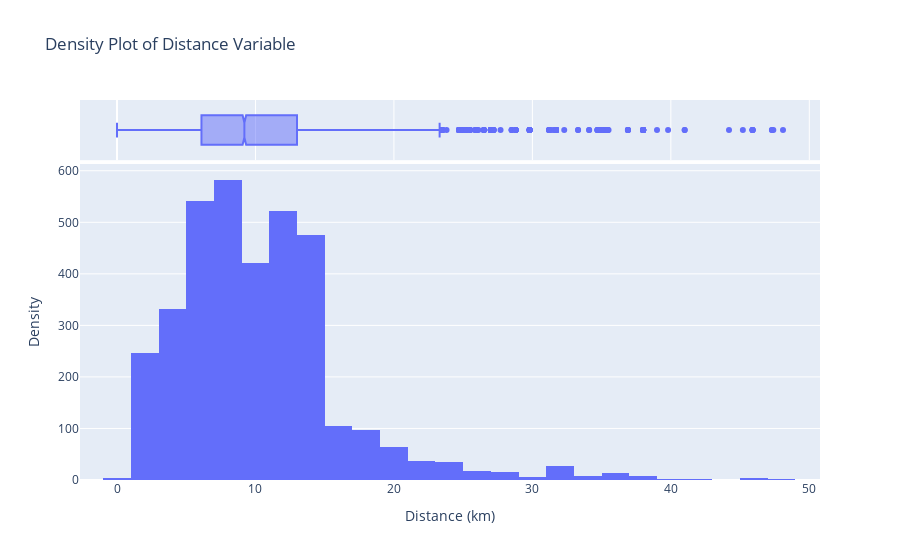

The notebook cell this image was saved under:
### Code cell
#Boxplot to visualize attribute 'Distance form CBD'
fig = px.histogram(df, x='Distance', nbins=30, histnorm='density', title='Density Plot of Distance Variable', marginal='box')

# Update layout for better visualization
fig.update_layout(
    xaxis_title='Distance (km)',
    yaxis_title='Density',
    showlegend=False
)

# Show plot
fig.show()

### Figure 1 — Plotly figure (JSON) as saved in the notebook; plotly's stock layout.template omitted (floating-point values rounded to 4 significant figures; data arrays with more than 128 entries replaced by an {"elided": "..."} marker saying what was removed)
{"data": [{"alignmentgroup": "True", "bingroup": "x", "histnorm": "density", "hovertemplate": "Distance=%{x}<br>density=%{y}<extra></extra>", "legendgroup": "", "marker": {"color": "#636efa", "pattern": {"shape": ""}}, "name": "", "nbinsx": 30, "offsetgroup": "", "orientation": "v", "showlegend": false, "type": "histogram", "x": {"elided": "7130 float values"}, "xaxis": "x", "yaxis": "y"}, {"alignmentgroup": "True", "hovertemplate": "Distance=%{x}<extra></extra>", "legendgroup": "", "marker": {"color": "#636efa"}, "name": "", "notched": true, "offsetgroup": "", "showlegend": false, "type": "box", "x": {"elided": "7130 float values"}, "xaxis": "x2", "yaxis": "y2"}], "layout": {"barmode": "relative", "legend": {"tracegroupgap": 0}, "showlegend": false, "title": {"text": "Density Plot of Distance Variable"}, "xaxis": {"anchor": "y", "domain": [0, 1], "title": {"text": "Distance (km)"}}, "xaxis2": {"anchor": "y2", "domain": [0, 1], "matches": "x", "showgrid": true, "showticklabels": false}, "yaxis": {"anchor": "x", "domain": [0, 0.8316], "title": {"text": "Density"}}, "yaxis2": {"anchor": "x2", "domain": [0.8416, 1], "matches": "y2", "showgrid": false, "showline": false, "showticklabels": false, "ticks": ""}}}
